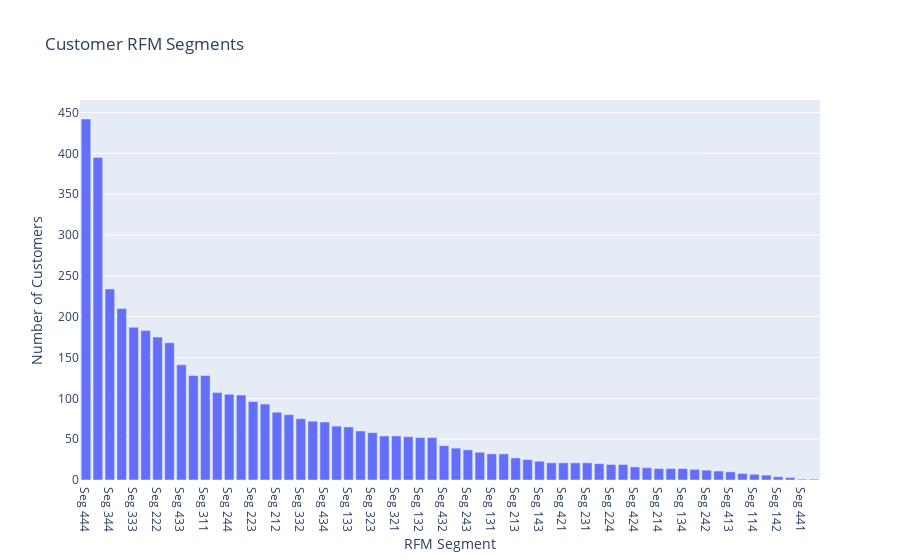

Notebook code for this chart:
### Code cell
data = [go.Bar(x=grouped_by_rfmscore_pandas['RFM_Score'], y=grouped_by_rfmscore_pandas['count'])]

layout = go.Layout(
    title=go.layout.Title(
        text='Customer RFM Segments'
    ),
    xaxis=go.layout.XAxis(
        title=go.layout.xaxis.Title(
            text='RFM Segment'
        )
    ),
    yaxis=go.layout.YAxis(
        title=go.layout.yaxis.Title(
            text='Number of Customers'
        )
    )
)

fig = go.Figure(data=data, layout=layout)
iplot(fig, filename='rfm_Segments')

### Figure 1 — Plotly figure (JSON) as saved in the notebook; plotly's stock layout.template omitted (floating-point values rounded to 4 significant figures)
{"data": [{"type": "bar", "x": ["Seg 444", "Seg 111", "Seg 344", "Seg 122", "Seg 333", "Seg 211", "Seg 222", "Seg 233", "Seg 433", "Seg 322", "Seg 311", "Seg 121", "Seg 244", "Seg 112", "Seg 223", "Seg 343", "Seg 212", "Seg 443", "Seg 332", "Seg 422", "Seg 434", "Seg 334", "Seg 133", "Seg 411", "Seg 323", "Seg 234", "Seg 321", "Seg 232", "Seg 132", "Seg 221", "Seg 432", "Seg 423", "Seg 243", "Seg 123", "Seg 131", "Seg 312", "Seg 213", "Seg 331", "Seg 143", "Seg 113", "Seg 421", "Seg 412", "Seg 231", "Seg 144", "Seg 224", "Seg 342", "Seg 424", "Seg 324", "Seg 214", "Seg 313", "Seg 134", "Seg 431", "Seg 242", "Seg 442", "Seg 413", "Seg 314", "Seg 114", "Seg 124", "Seg 142", "Seg 414", "Seg 441", "Seg 241"], "y": [442, 395, 234, 210, 187, 183, 175, 168, 141, 128, 128, 107, 105, 104, 96, 93, 83, 80, 75, 72, 71, 66, 65, 60, 58, 54, 54, 53, 52, 52, 42, 39, 37, 34, 32, 32, 27, 25, 23, 21, 21, 21, 21, 20, 19, 19, 16, 15, 14, 14, 14, 13, 12, 11, 10, 8, 7, 6, 4, 3, 1, 1]}], "layout": {"title": {"text": "Customer RFM Segments"}, "xaxis": {"title": {"text": "RFM Segment"}}, "yaxis": {"title": {"text": "Number of Customers"}}}}
